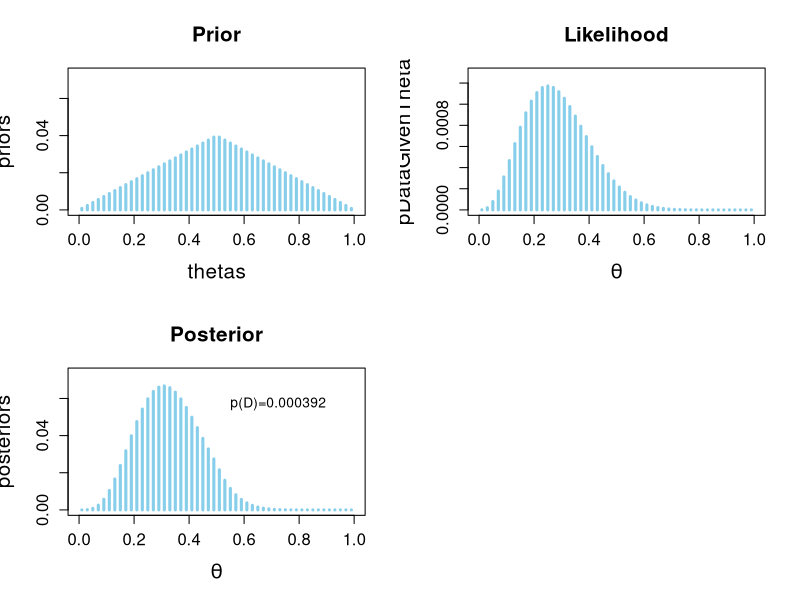

Write R code to recreate this figure.
numThetas <- 50
# sequences of thetas
thetas <- seq(0.01, 0.99, len=numThetas)

# make the probabilities triangular
priors <- pmin(thetas, 1-thetas)
# make them sum to 1
priors <- priors / sum(priors)

# the data observed
# 3H 9T
data <- c(rep(1,3), rep(0,9))
numHeads <- sum(data)
numTails <- length(data) - numHeads

# compute likelihood p(D|theta)
pDataGivenTheta = thetas^numHeads * (1-thetas)^numTails

# posterior
pData = sum(pDataGivenTheta*priors)
posteriors = pDataGivenTheta * priors / pData

par(mfrow=c(2,2))
# plot the prior
plot(thetas, priors, type="h", lwd=3, main="Prior",
     xlim=c(0,1), xlab=bquote(thetas),
     ylim=c(0,1.1*max(posteriors)), ylab=bquote(priors),
     cex.axis=1.2, cex.lab=1.5, cex.main=1.5, col="skyblue")

# plot the likelihoood
plot(thetas, pDataGivenTheta, type="h", lwd=3, main="Likelihood",
     xlim=c(0,1), xlab=bquote(theta),
     ylim=c(0, 1.1*max(pDataGivenTheta)), ylab=bquote(pDataGivenTheta),
     cex.axis=1.2, cex.lab=1.5, cex.main=1.5, col="skyblue")

# plot the posterior
plot(thetas, posteriors, type="h", lwd=3, main="Posterior",
     xlim=c(0,1), xlab=bquote(theta),
     ylim=c(0, 1.1*max(posteriors)), ylab=bquote(posteriors),
     cex.axis=1.2, cex.lab=1.5, cex.main=1.5, col="skyblue")

# show p(D)
text(.55, .85*max(posteriors), cex=1.0, bquote("p(D)=" *.(signif(pData, 3))), adj=c(0,.5))

par(mfrow=c(1,1))

